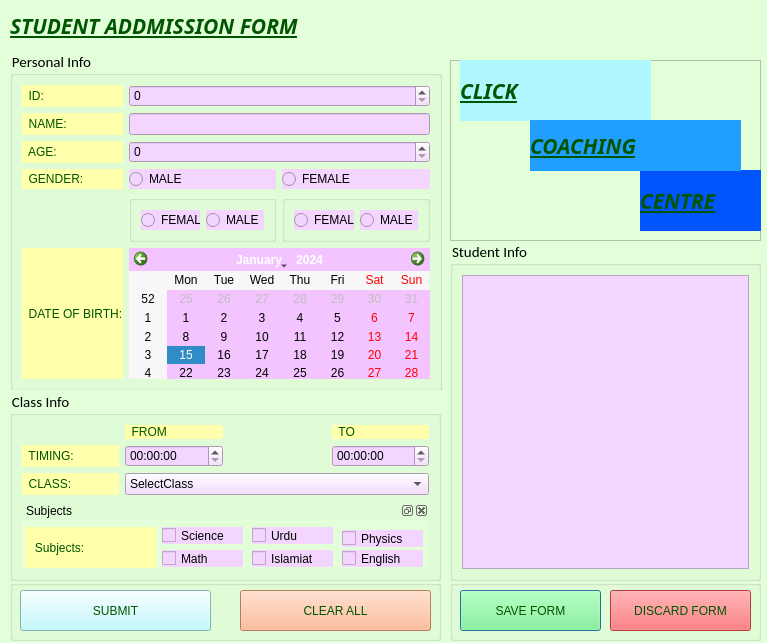
<?xml version="1.0" encoding="UTF-8"?>
<ui version="4.0">
 <class>Dialog</class>
 <widget class="QDialog" name="Dialog">
  <property name="geometry">
   <rect>
    <x>0</x>
    <y>0</y>
    <width>767</width>
    <height>643</height>
   </rect>
  </property>
  <property name="cursor">
   <cursorShape>PointingHandCursor</cursorShape>
  </property>
  <property name="mouseTracking">
   <bool>false</bool>
  </property>
  <property name="tabletTracking">
   <bool>false</bool>
  </property>
  <property name="windowTitle">
   <string>Click Coatching Centre</string>
  </property>
  <property name="windowIcon">
   <iconset>
    <normaloff>E:/Ahsan(BSCS-3B)/imp documents/ahsan_pic.png</normaloff>E:/Ahsan(BSCS-3B)/imp documents/ahsan_pic.png</iconset>
  </property>
  <property name="windowOpacity">
   <double>1.000000000000000</double>
  </property>
  <property name="whatsThis">
   <string/>
  </property>
  <property name="accessibleDescription">
   <string/>
  </property>
  <property name="autoFillBackground">
   <bool>false</bool>
  </property>
  <property name="styleSheet">
   <string notr="true">background-color: rgb(226, 255, 217);</string>
  </property>
  <widget class="QGroupBox" name="groupBox_4">
   <property name="geometry">
    <rect>
     <x>450</x>
     <y>580</y>
     <width>311</width>
     <height>61</height>
    </rect>
   </property>
   <property name="styleSheet">
    <string notr="true">color: rgb(0, 85, 0);</string>
   </property>
   <property name="title">
    <string/>
   </property>
   <widget class="QPushButton" name="save_btn">
    <property name="geometry">
     <rect>
      <x>10</x>
      <y>10</y>
      <width>141</width>
      <height>41</height>
     </rect>
    </property>
    <property name="styleSheet">
     <string notr="true">background-color: rgb(117, 255, 126);</string>
    </property>
    <property name="text">
     <string>SAVE FORM</string>
    </property>
   </widget>
   <widget class="QPushButton" name="cancel_btn">
    <property name="geometry">
     <rect>
      <x>160</x>
      <y>10</y>
      <width>141</width>
      <height>41</height>
     </rect>
    </property>
    <property name="styleSheet">
     <string notr="true">background-color: rgb(255, 78, 81);</string>
    </property>
    <property name="text">
     <string>DISCARD FORM</string>
    </property>
   </widget>
  </widget>
  <widget class="QGroupBox" name="groupBox_3">
   <property name="geometry">
    <rect>
     <x>450</x>
     <y>240</y>
     <width>311</width>
     <height>341</height>
    </rect>
   </property>
   <property name="font">
    <font>
     <family>Calibri</family>
     <pointsize>11</pointsize>
     <weight>50</weight>
     <italic>false</italic>
     <bold>false</bold>
    </font>
   </property>
   <property name="styleSheet">
    <string notr="true">QListView{
	background-color: rgb(243, 213, 255);
}</string>
   </property>
   <property name="title">
    <string>Student Info</string>
   </property>
   <property name="flat">
    <bool>false</bool>
   </property>
   <layout class="QGridLayout" name="gridLayout_3">
    <item row="0" column="0">
     <widget class="QListWidget" name="stu_info"/>
    </item>
   </layout>
  </widget>
  <widget class="QLabel" name="label_2">
   <property name="geometry">
    <rect>
     <x>10</x>
     <y>0</y>
     <width>431</width>
     <height>51</height>
    </rect>
   </property>
   <property name="font">
    <font>
     <family>Cooper Std Black</family>
     <pointsize>16</pointsize>
     <weight>75</weight>
     <italic>true</italic>
     <bold>true</bold>
     <underline>true</underline>
    </font>
   </property>
   <property name="contextMenuPolicy">
    <enum>Qt::DefaultContextMenu</enum>
   </property>
   <property name="layoutDirection">
    <enum>Qt::LeftToRight</enum>
   </property>
   <property name="styleSheet">
    <string notr="true">color: rgb(0, 85, 0);</string>
   </property>
   <property name="frameShadow">
    <enum>QFrame::Raised</enum>
   </property>
   <property name="midLineWidth">
    <number>2</number>
   </property>
   <property name="text">
    <string>STUDENT ADDMISSION FORM</string>
   </property>
  </widget>
  <widget class="QGroupBox" name="groupBox_5">
   <property name="geometry">
    <rect>
     <x>10</x>
     <y>580</y>
     <width>431</width>
     <height>61</height>
    </rect>
   </property>
   <property name="styleSheet">
    <string notr="true">color: rgb(0, 85, 0);</string>
   </property>
   <property name="title">
    <string/>
   </property>
   <widget class="QPushButton" name="submit_btn">
    <property name="geometry">
     <rect>
      <x>10</x>
      <y>10</y>
      <width>191</width>
      <height>41</height>
     </rect>
    </property>
    <property name="styleSheet">
     <string notr="true">background-color: rgb(160, 255, 198);
background-color: rgb(179, 249, 255);</string>
    </property>
    <property name="text">
     <string>SUBMIT</string>
    </property>
    <property name="icon">
     <iconset>
      <normaloff>icon.jpg</normaloff>icon.jpg</iconset>
    </property>
   </widget>
   <widget class="QPushButton" name="clear_btn">
    <property name="geometry">
     <rect>
      <x>230</x>
      <y>10</y>
      <width>191</width>
      <height>41</height>
     </rect>
    </property>
    <property name="styleSheet">
     <string notr="true">background-color: rgb(67, 135, 203);
background-color: rgb(255, 170, 127);</string>
    </property>
    <property name="text">
     <string>CLEAR ALL</string>
    </property>
   </widget>
  </widget>
  <widget class="QGroupBox" name="groupBox">
   <property name="geometry">
    <rect>
     <x>10</x>
     <y>50</y>
     <width>432</width>
     <height>341</height>
    </rect>
   </property>
   <property name="font">
    <font>
     <family>Calibri</family>
     <pointsize>11</pointsize>
     <weight>50</weight>
     <italic>false</italic>
     <bold>false</bold>
    </font>
   </property>
   <property name="styleSheet">
    <string notr="true">QLabel{
	color: rgb(0, 85, 0);
	background-color: rgb(255, 255, 172);
}
QLineEdit, QSpinBox, QRadioButton, QCalendarWidget, QCheckBox, QComboBox, QTimeEdit{
	
	background-color: rgb(243, 213, 255);
}</string>
   </property>
   <property name="title">
    <string>Personal Info</string>
   </property>
   <property name="flat">
    <bool>false</bool>
   </property>
   <layout class="QGridLayout" name="gridLayout">
    <item row="1" column="1" colspan="2">
     <widget class="QLineEdit" name="name_txt">
      <property name="toolTip">
       <string>enter your name</string>
      </property>
      <property name="toolTipDuration">
       <number>-1</number>
      </property>
      <property name="whatsThis">
       <string>in this text field you have to enter your complete name, dont use digits only characters</string>
      </property>
     </widget>
    </item>
    <item row="0" column="1" colspan="2">
     <widget class="QSpinBox" name="id_spin"/>
    </item>
    <item row="3" column="0">
     <widget class="QLabel" name="label_4">
      <property name="text">
       <string>  GENDER:</string>
      </property>
     </widget>
    </item>
    <item row="3" column="1">
     <widget class="QRadioButton" name="gm_rb">
      <property name="text">
       <string>MALE</string>
      </property>
     </widget>
    </item>
    <item row="1" column="0">
     <widget class="QLabel" name="label">
      <property name="text">
       <string>  NAME:</string>
      </property>
     </widget>
    </item>
    <item row="7" column="1" colspan="2">
     <widget class="QCalendarWidget" name="dob_cal">
      <property name="styleSheet">
       <string notr="true">background-color: rgb(243, 255, 111);
background-color: rgb(243, 196, 255);</string>
      </property>
     </widget>
    </item>
    <item row="2" column="0">
     <widget class="QLabel" name="label_3">
      <property name="text">
       <string>  AGE:</string>
      </property>
     </widget>
    </item>
    <item row="7" column="0">
     <widget class="QLabel" name="label_5">
      <property name="text">
       <string>  DATE OF BIRTH:</string>
      </property>
     </widget>
    </item>
    <item row="2" column="1" colspan="2">
     <widget class="QSpinBox" name="age_spin"/>
    </item>
    <item row="3" column="2">
     <widget class="QRadioButton" name="gf_rb">
      <property name="text">
       <string>FEMALE</string>
      </property>
      <property name="checkable">
       <bool>true</bool>
      </property>
      <property name="checked">
       <bool>false</bool>
      </property>
      <property name="autoRepeat">
       <bool>false</bool>
      </property>
     </widget>
    </item>
    <item row="0" column="0">
     <widget class="QLabel" name="label_11">
      <property name="text">
       <string>  ID:</string>
      </property>
     </widget>
    </item>
    <item row="4" column="1">
     <widget class="QGroupBox" name="groupBox_6">
      <property name="contextMenuPolicy">
       <enum>Qt::NoContextMenu</enum>
      </property>
      <property name="autoFillBackground">
       <bool>false</bool>
      </property>
      <property name="title">
       <string/>
      </property>
      <property name="flat">
       <bool>true</bool>
      </property>
      <property name="checkable">
       <bool>false</bool>
      </property>
      <layout class="QHBoxLayout" name="horizontalLayout">
       <item>
        <widget class="QRadioButton" name="gf_rb_2">
         <property name="text">
          <string>FEMALE</string>
         </property>
         <property name="checkable">
          <bool>true</bool>
         </property>
         <property name="checked">
          <bool>false</bool>
         </property>
         <property name="autoRepeat">
          <bool>false</bool>
         </property>
        </widget>
       </item>
       <item>
        <widget class="QRadioButton" name="gm_rb_2">
         <property name="text">
          <string>MALE</string>
         </property>
        </widget>
       </item>
      </layout>
     </widget>
    </item>
    <item row="4" column="2">
     <widget class="QGroupBox" name="groupBox_7">
      <property name="title">
       <string/>
      </property>
      <property name="flat">
       <bool>true</bool>
      </property>
      <layout class="QHBoxLayout" stretch="0,0">
       <item>
        <widget class="QRadioButton" name="gf_rb_3">
         <property name="text">
          <string>FEMALE</string>
         </property>
         <property name="checkable">
          <bool>true</bool>
         </property>
         <property name="checked">
          <bool>false</bool>
         </property>
         <property name="autoRepeat">
          <bool>false</bool>
         </property>
        </widget>
       </item>
       <item>
        <widget class="QRadioButton" name="gm_rb_3">
         <property name="text">
          <string>MALE</string>
         </property>
        </widget>
       </item>
      </layout>
     </widget>
    </item>
   </layout>
  </widget>
  <widget class="QGroupBox" name="groupBox_2">
   <property name="geometry">
    <rect>
     <x>10</x>
     <y>390</y>
     <width>431</width>
     <height>191</height>
    </rect>
   </property>
   <property name="font">
    <font>
     <family>Calibri</family>
     <pointsize>11</pointsize>
    </font>
   </property>
   <property name="whatsThis">
    <string>in this text field you have to enter you have to enter your name, only use characters</string>
   </property>
   <property name="styleSheet">
    <string notr="true">QLabel{
	color: rgb(0, 85, 0);
	background-color: rgb(255, 255, 172);
}
QLineEdit, QSpinBox, QRadioButton, QCalendarWidget, QCheckBox, QComboBox, QTimeEdit{
	
	background-color: rgb(243, 213, 255);
}</string>
   </property>
   <property name="title">
    <string>Class Info</string>
   </property>
   <property name="alignment">
    <set>Qt::AlignLeading|Qt::AlignLeft|Qt::AlignVCenter</set>
   </property>
   <property name="flat">
    <bool>false</bool>
   </property>
   <property name="checkable">
    <bool>false</bool>
   </property>
   <layout class="QGridLayout" name="gridLayout_2">
    <item row="0" column="3">
     <widget class="QLabel" name="label_9">
      <property name="text">
       <string>  TO</string>
      </property>
     </widget>
    </item>
    <item row="0" column="1">
     <widget class="QLabel" name="label_10">
      <property name="text">
       <string>  FROM</string>
      </property>
     </widget>
    </item>
    <item row="1" column="3">
     <widget class="QTimeEdit" name="to_time"/>
    </item>
    <item row="1" column="0">
     <widget class="QLabel" name="label_7">
      <property name="text">
       <string>  TIMING:</string>
      </property>
     </widget>
    </item>
    <item row="2" column="0">
     <widget class="QLabel" name="label_6">
      <property name="text">
       <string>  CLASS:</string>
      </property>
     </widget>
    </item>
    <item row="2" column="1" colspan="3">
     <widget class="QComboBox" name="class_co">
      <item>
       <property name="text">
        <string>SelectClass</string>
       </property>
      </item>
      <item>
       <property name="text">
        <string>9th</string>
       </property>
      </item>
      <item>
       <property name="text">
        <string>10th</string>
       </property>
      </item>
      <item>
       <property name="text">
        <string>11h</string>
       </property>
      </item>
      <item>
       <property name="text">
        <string>12th</string>
       </property>
      </item>
      <item>
       <property name="text">
        <string>MCAT</string>
       </property>
      </item>
      <item>
       <property name="text">
        <string>ECAT</string>
       </property>
      </item>
     </widget>
    </item>
    <item row="3" column="0" colspan="4">
     <widget class="QDockWidget" name="dockWidget_2">
      <property name="floating">
       <bool>false</bool>
      </property>
      <property name="windowTitle">
       <string>Subjects</string>
      </property>
      <widget class="QWidget" name="dockWidgetContents_2">
       <widget class="QCheckBox" name="sci_ck">
        <property name="geometry">
         <rect>
          <x>140</x>
          <y>7</y>
          <width>81</width>
          <height>17</height>
         </rect>
        </property>
        <property name="text">
         <string>Science</string>
        </property>
       </widget>
       <widget class="QCheckBox" name="math_ck">
        <property name="geometry">
         <rect>
          <x>140</x>
          <y>30</y>
          <width>81</width>
          <height>17</height>
         </rect>
        </property>
        <property name="text">
         <string>Math</string>
        </property>
       </widget>
       <widget class="QLabel" name="label_8">
        <property name="geometry">
         <rect>
          <x>3</x>
          <y>7</y>
          <width>131</width>
          <height>41</height>
         </rect>
        </property>
        <property name="text">
         <string>   Subjects:</string>
        </property>
       </widget>
       <widget class="QCheckBox" name="urdu_ck">
        <property name="geometry">
         <rect>
          <x>230</x>
          <y>7</y>
          <width>81</width>
          <height>17</height>
         </rect>
        </property>
        <property name="text">
         <string>Urdu</string>
        </property>
       </widget>
       <widget class="QCheckBox" name="isl_ck">
        <property name="geometry">
         <rect>
          <x>230</x>
          <y>30</y>
          <width>81</width>
          <height>17</height>
         </rect>
        </property>
        <property name="text">
         <string>Islamiat</string>
        </property>
       </widget>
       <widget class="QCheckBox" name="eng_ck">
        <property name="geometry">
         <rect>
          <x>320</x>
          <y>30</y>
          <width>81</width>
          <height>17</height>
         </rect>
        </property>
        <property name="text">
         <string>English</string>
        </property>
       </widget>
       <widget class="QCheckBox" name="phy_ck">
        <property name="geometry">
         <rect>
          <x>320</x>
          <y>10</y>
          <width>81</width>
          <height>17</height>
         </rect>
        </property>
        <property name="text">
         <string>Physics</string>
        </property>
       </widget>
      </widget>
     </widget>
    </item>
    <item row="1" column="1">
     <widget class="QTimeEdit" name="from_time"/>
    </item>
   </layout>
  </widget>
  <widget class="QFrame" name="frame">
   <property name="geometry">
    <rect>
     <x>450</x>
     <y>60</y>
     <width>311</width>
     <height>181</height>
    </rect>
   </property>
   <property name="styleSheet">
    <string notr="true">background-color: qconicalgradient(cx:0.5, cy:0.5, angle:0, stop:0 rgba(223, 255, 19, 255), stop:0.16 rgba(91, 136, 22, 255), stop:0.225 rgba(64, 166, 41, 255), stop:0.285 rgba(74, 204, 83, 255), stop:0.345 rgba(109, 235, 102, 255), stop:0.415 rgba(114, 245, 112, 255), stop:0.52 rgba(76, 181, 209, 255), stop:0.57 rgba(51, 164, 187, 255), stop:0.635 rgba(42, 115, 168, 255), stop:0.695 rgba(75, 68, 202, 255), stop:0.75 rgba(116, 86, 218, 255), stop:0.815 rgba(155, 73, 208, 255), stop:0.88 rgba(187, 51, 120, 255), stop:0.935 rgba(137, 26, 54, 255), stop:1 rgba(202, 255, 19, 255));</string>
   </property>
   <property name="frameShape">
    <enum>QFrame::StyledPanel</enum>
   </property>
   <property name="frameShadow">
    <enum>QFrame::Raised</enum>
   </property>
   <widget class="QLabel" name="label_12">
    <property name="geometry">
     <rect>
      <x>10</x>
      <y>0</y>
      <width>191</width>
      <height>61</height>
     </rect>
    </property>
    <property name="font">
     <font>
      <family>Cooper Std Black</family>
      <pointsize>16</pointsize>
      <weight>75</weight>
      <italic>true</italic>
      <bold>true</bold>
      <underline>true</underline>
     </font>
    </property>
    <property name="contextMenuPolicy">
     <enum>Qt::DefaultContextMenu</enum>
    </property>
    <property name="layoutDirection">
     <enum>Qt::LeftToRight</enum>
    </property>
    <property name="styleSheet">
     <string notr="true">color: rgb(0, 85, 0);
background-color: rgb(174, 247, 255);</string>
    </property>
    <property name="frameShadow">
     <enum>QFrame::Raised</enum>
    </property>
    <property name="midLineWidth">
     <number>2</number>
    </property>
    <property name="text">
     <string>CLICK</string>
    </property>
   </widget>
   <widget class="QLabel" name="label_14">
    <property name="geometry">
     <rect>
      <x>190</x>
      <y>110</y>
      <width>121</width>
      <height>61</height>
     </rect>
    </property>
    <property name="font">
     <font>
      <family>Cooper Std Black</family>
      <pointsize>16</pointsize>
      <weight>75</weight>
      <italic>true</italic>
      <bold>true</bold>
      <underline>true</underline>
     </font>
    </property>
    <property name="contextMenuPolicy">
     <enum>Qt::DefaultContextMenu</enum>
    </property>
    <property name="layoutDirection">
     <enum>Qt::LeftToRight</enum>
    </property>
    <property name="styleSheet">
     <string notr="true">color: rgb(0, 85, 0);
background-color: rgb(0, 85, 255);</string>
    </property>
    <property name="frameShadow">
     <enum>QFrame::Raised</enum>
    </property>
    <property name="midLineWidth">
     <number>2</number>
    </property>
    <property name="text">
     <string>CENTRE</string>
    </property>
   </widget>
   <widget class="QLabel" name="label_13">
    <property name="geometry">
     <rect>
      <x>80</x>
      <y>60</y>
      <width>211</width>
      <height>51</height>
     </rect>
    </property>
    <property name="font">
     <font>
      <family>Cooper Std Black</family>
      <pointsize>16</pointsize>
      <weight>75</weight>
      <italic>true</italic>
      <bold>true</bold>
      <underline>true</underline>
     </font>
    </property>
    <property name="contextMenuPolicy">
     <enum>Qt::DefaultContextMenu</enum>
    </property>
    <property name="layoutDirection">
     <enum>Qt::LeftToRight</enum>
    </property>
    <property name="styleSheet">
     <string notr="true">color: rgb(0, 85, 0);
background-color: rgb(33, 159, 255);</string>
    </property>
    <property name="frameShadow">
     <enum>QFrame::Raised</enum>
    </property>
    <property name="midLineWidth">
     <number>2</number>
    </property>
    <property name="text">
     <string>COACHING</string>
    </property>
   </widget>
  </widget>
 </widget>
 <resources/>
 <connections/>
</ui>
